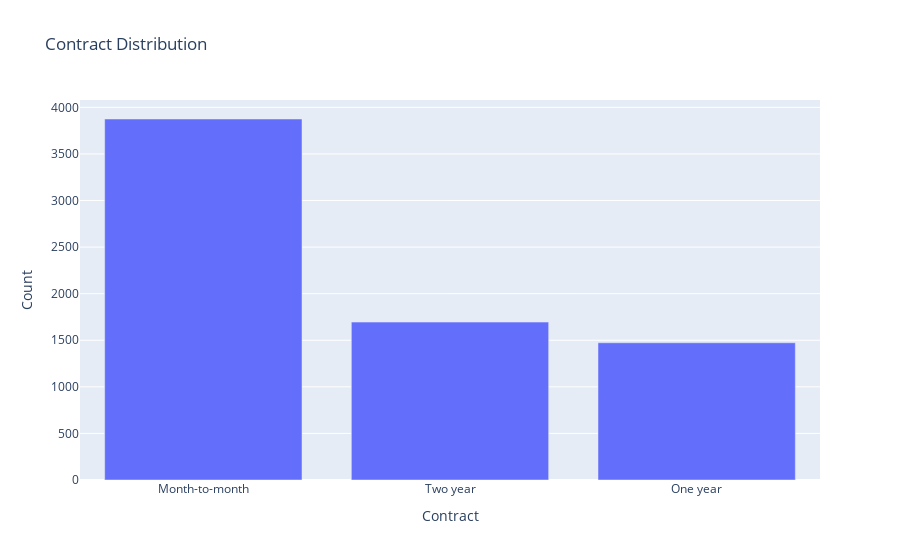

The notebook cell saved with this chart:
### Code cell
contract_counts = df['Contract'].value_counts().reset_index()
contract_counts.columns = ['Contract', 'count']
fig = px.bar(contract_counts, x='Contract', y='count', title='Contract Distribution', labels={'count': 'Count', 'contract': 'contract'})
fig.show()

### Figure 1 — Plotly figure (JSON) as saved in the notebook; plotly's stock layout.template omitted (floating-point values rounded to 4 significant figures)
{"data": [{"hovertemplate": "Contract=%{x}<br>Count=%{y}<extra></extra>", "legendgroup": "", "marker": {"color": "#636efa", "pattern": {"shape": ""}}, "name": "", "orientation": "v", "showlegend": false, "textposition": "auto", "type": "bar", "x": ["Month-to-month", "Two year", "One year"], "xaxis": "x", "y": [3875, 1695, 1473], "yaxis": "y"}], "layout": {"barmode": "relative", "legend": {"tracegroupgap": 0}, "title": {"text": "Contract Distribution"}, "xaxis": {"anchor": "y", "domain": [0, 1], "title": {"text": "Contract"}}, "yaxis": {"anchor": "x", "domain": [0, 1], "title": {"text": "Count"}}}}
